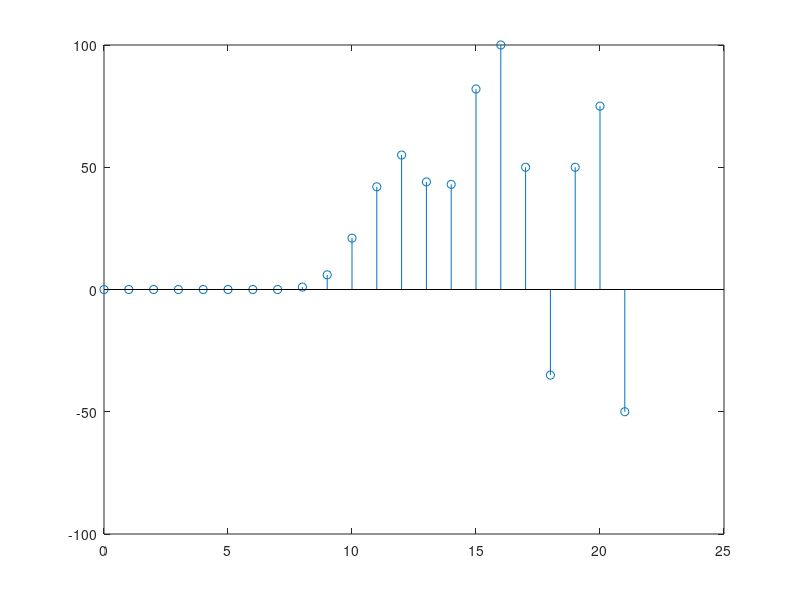

This chart was generated by the following MATLAB code:
function plot_function()
    x = [0 0 0 1 2 3 0 0 5];
    h = [0 0 0 0 1 2 3 -2];
    n = [];
    y = conv(x, h);
    i = 0;
    x = [0 1 2 3 0 0 5];
    y = conv(y, x);


    for item = y
      n(end + 1) = i;
      i = i + 1
    endfor

    stem(n, y)
endfunction

plot_function()
